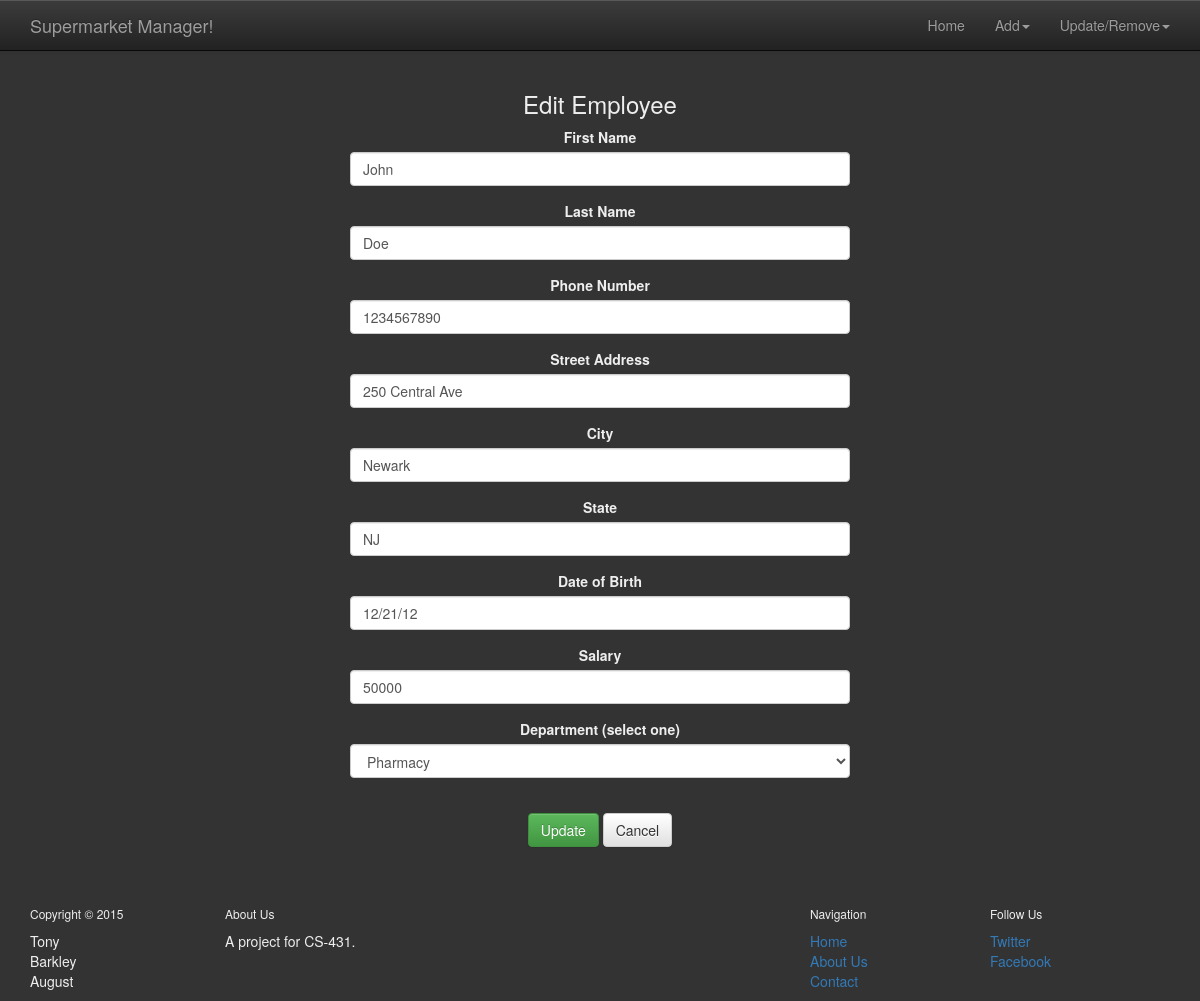
/editEmployee.php?id=29, run on the app's committed database.
### tables this page shows
CREATE TABLE IF NOT EXISTS `EMPLOYEE` (
  `Employee_ID` int(11) NOT NULL AUTO_INCREMENT,
  `Employee_first_name` varchar(45) NOT NULL,
  `Employee_last_name` varchar(45) NOT NULL,
  `Employee_salary` int(11) NOT NULL,
  `Employee_date_of_birth` varchar(20) NOT NULL,
  `Employee_phone` varchar(45) NOT NULL,
  `Employee_street_name` varchar(45) NOT NULL,
  `Employee_city` varchar(45) NOT NULL,
  `Employee_state` varchar(2) NOT NULL,
  `Department_ID` int(11) NOT NULL,
  PRIMARY KEY (`Employee_ID`),
  KEY `fk_EMPLOYEE_DEPARTMENT1_idx` (`Department_ID`)
);

CREATE TABLE IF NOT EXISTS `DEPARTMENT` (
  `Department_ID` int(11) NOT NULL AUTO_INCREMENT,
  `Department_name` varchar(45) NOT NULL,
  PRIMARY KEY (`Department_ID`)
);

### editEmployee.php (the view, shortened to what this page needs)
<?php
	include("header.php");
	if (!isset($_POST['id'])) {
		$UID = $_GET['id'];
		$sql = "SELECT * FROM EMPLOYEE WHERE EMPLOYEE_ID = '$UID'";
		$query = mysql_query($sql) or die(mysql_error());
	}
	if(mysql_num_rows($query)>=1){
	    while($row = mysql_fetch_array($query)) {
	  		$firstName = $row['Employee_first_name'];
	  		$lastName = $row['Employee_last_name'];
	  		$salary = $row['Employee_salary'];
	  		$dob = $row['Employee_date_of_birth'];
	  		$phone = $row['Employee_phone'];
	  		$street= $row['Employee_street_name'];
	  		$city= $row['Employee_city'];
	  		$state = $row['Employee_state'];
	  		$department = $row['Department_ID'];
	    }
?>
<div class="container-fluid feature" id="addEmployeeDiv">
	<div class="content">
	<h3>Edit Employee</h3>
	<form action="<?php echo htmlspecialchars($_SERVER["PHP_SELF"]);?>" method="post">
		  <div class="form-group">
	    	<label for="firstName">First Name</label>
	    	<input type="text" class="form-control" name="ud_firstName" value="<?php echo $firstName; ?>">
		  </div>
		  <div class="form-group">
	    	<label for="lastName">Last Name</label>
	    	<input type="text" class="form-control" name="ud_lastName" value="<?php echo $lastName; ?>">
		  </div>
  		  <div class="form-group">
	    	<label for="phNum">Phone Number</label>
	    	<input type="text" class="form-control" name="ud_phNum" value="<?php echo $phone; ?>">
		  </div>
  		  <div class="form-group">
	    	<label for="address">Street Address</label>
	    	<input type="text" class="form-control" name="ud_address" value="<?php echo $street; ?>">
		  </div>
		  <div class="form-group">
	    	<label for="city">City</label>
	    	<input type="text" class="form-control" name="ud_city" value="<?php echo $city; ?>">
		  </div>
		  <div class="form-group">
	    	<label for="state">State</label>
	    	<input type="text" class="form-control" name="ud_state" value="<?php echo $state; ?>">
		  </div>
		  <div class="form-group">
	    	<label for="dob">Date of Birth</label>
	    	<input type="text" class="form-control" name="ud_dob" value="<?php echo $dob; ?>">
		  </div>
		  <div class="form-group">
	    	<label for="salary">Salary</label>
	    	<input type="text" class="form-control" name="ud_salary" value="<?php echo $salary; ?>">
		  </div>
		  <div class="form-group">
	    	<label for="department">Department (select one)</label><br>
				<select class="form-control" name="ud_department">
		<?php
			$sql = "SELECT * FROM DEPARTMENT
					ORDER BY Department_name";
			$result = ( mysql_query($sql) ) or die( mysql_error() );
		while ($row = mysql_fetch_assoc($result)) {
			$dID = $row['Department_ID'];
			$dName = $row['Department_name'];
		?>
	    <option value="<?php echo $dID; ?>" <?php if ($department == $dID) echo 'selected="selected"'; ?> ><?php echo $dName; ?></option>
	<?php } ?>
	  	</select>
	  	</div>
		<br>
		<input type="Submit" value="Update" class="btn btn-success" name="upSubmit">
		<input type="Submit" value="Cancel" class="btn btn-default" name="cancel">
	</form>
<?php } ?>
	</div>
</div>
<?php include("footer.php"); ?>

### main.css (style rules this page uses)
body { background-color: #333; }
.content { margin: 50px 50px; color: #eee; }
#addEmployeeDiv { background-color: #333; padding: 0% 25%; }
.feature { background-color: #333; margin-bottom: 0px; padding-bottom: 10px; margin-top: -30px; color: #eee; text-align: center; }

### data on the page
employee: ud_firstName "John", ud_lastName "Doe", ud_phNum "1234567890", ud_address "250 Central Ave", ud_city "Newark", ud_state "NJ", ud_dob "12/21/12", ud_salary "50000", ud_department "Pharmacy"
